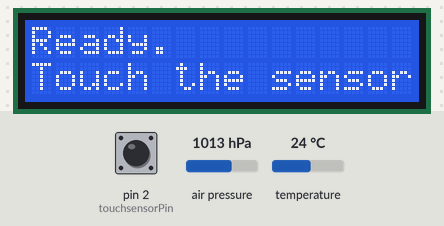
Bench run of a sketch on a simulated Arduino Uno, built with avr-gcc and run on an emulated ATmega328P. Parts: 16×2 character LCD. The inputs (shaded band) are chosen by the test bench; at power-on: pin 2 (touchsensorPin) LOW, temperature 24 °C, air pressure 1013 hPa.

Above: at 0.8 s.
0.9 s: pin 2 (touchsensorPin) driven HIGH
At 1.3 s:
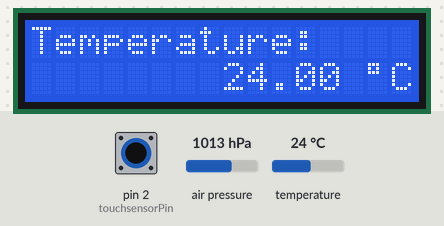
2.4 s: temperature set to 12 °C
At 4.1 s:
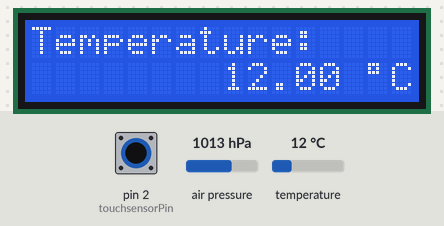
4.5 s: temperature set to 19 °C
At 6.4 s:
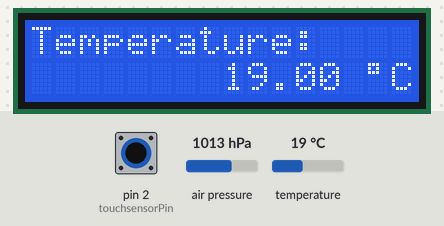
7.5 s: temperature set to 28 °C
At 9.9 s:
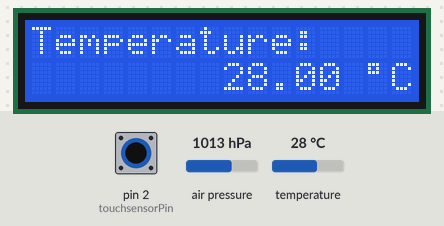
10.5 s: pin 2 (touchsensorPin) pulsed LOW 5 times (0.12 s each, 0.3 s apart)
At 12.4 s:
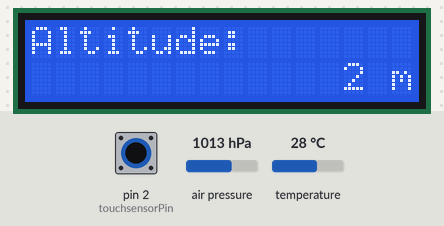
Timing chart, 0 to 13.9 s (numbered marks = the images above; inputs shaded):
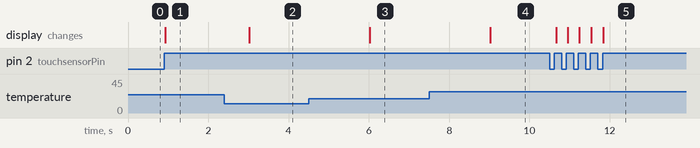

The sketch:

008_lcd_tempsensor.ino
```cpp
#include <Wire.h>
#include <Adafruit_Sensor.h>
#include <Adafruit_BMP280.h>
#include <LiquidCrystal_I2C.h>
#include <TimedAction.h>

// #define BMP280_I2C_ADDRESS  0x76
LiquidCrystal_I2C lcd(0x27, 2, 1, 0, 4, 5, 6, 7, 3, POSITIVE);

Adafruit_BMP280 bmp280;
char data[14]; // the data will be read into this array
const int touchsensorPin = 2;
int touchsensorPrevState = LOW;
int touchsensorState = LOW; // the previous state of the touch sensor

enum State {
    showTemperature,
    showPressure,
    showAltitude
};
State state = showTemperature;

void printTemperature();
void printPressure();
void printAltitude();

TimedAction refreshTemperature = TimedAction(3000, printTemperature);
TimedAction refreshPressure = TimedAction(3000, printPressure);
TimedAction refreshAltitude = TimedAction(3000, printAltitude);

void setup() {
    lcd.begin(16, 2);
    lcd.print("Hello");
    lcd.clear();
    // checks whether the sensor's address is right
    if (!bmp280.begin(0x76)) {
        Serial.println("Could not find a valid BMP280 sensor, check wiring!");
        lcd.print("Rossz cim");
        while (1) { }
    }
    pinMode(touchsensorPin, INPUT);
    // TimedActions don't have to be checked yet
    refreshTemperature.disable();
    refreshPressure.disable();
    refreshAltitude.disable();
    lcd.print("Ready.");
    lcd.setCursor(0, 1);
    lcd.print("Touch the sensor");
    // continues when the sensor is touched
    while (digitalRead(touchsensorPin) != HIGH) { }
}

void loop() {
    touchsensorPrevState = touchsensorState;
    touchsensorState = digitalRead(touchsensorPin);
    // if the touchsensor is touched
    if (touchsensorPrevState == LOW && touchsensorState == HIGH) {
        switch (state) {
            case showTemperature:
                printTemperature();
                state = showPressure;
                refreshAltitude.disable();
                refreshTemperature.enable();
                break;
            case showPressure:
                printPressure();
                state = showAltitude;
                refreshTemperature.disable();
                refreshPressure.enable();
                break;
            case showAltitude:
                printAltitude();
                state = showTemperature;
                refreshPressure.disable();
                refreshAltitude.enable();
                break;
            default: // control should not reach the default branch
                lcd.clear();
                lcd.print("error");
                break;
        }
    }
    refreshTemperature.check();
    refreshPressure.check();
    refreshAltitude.check();
}

void printTemperature() {
    float temperature = bmp280.readTemperature();
    sprintf(data, "%d.%02u %cC\0", (unsigned int) temperature, (unsigned int) (temperature * 100) % 100, 223);
    lcd.clear();
    lcd.print("Temperature:");
    lcd.setCursor(16 - strlen(data), 1);
    lcd.print(data);
}

void printPressure() {
    float pressure = bmp280.readPressure();
    sprintf(data, "%u.%02u hPa\0", (int) (pressure / 100), (int) ((uint32_t) pressure % 100));
    lcd.clear();
    lcd.print("Pressure:");
    lcd.setCursor(16 - strlen(data), 1);
    lcd.print(data);
}

void printAltitude() {
    sprintf(data, "%d m\0", (int) bmp280.readAltitude(/* 1013.25 */));
    lcd.clear();
    lcd.print("Altitude:");
    lcd.setCursor(16 - strlen(data), 1);
    lcd.print(data);
}
```

Measured:
- after the input at 0.9 s, the display: changes at once (image 1)
- after the input at 2.4 s, the display: changes after 0.62 s (image 2)
- after the input at 4.5 s, the display: changes after 1.5 s (image 3)
- after the input at 7.5 s, the display: changes after 1.5 s (image 4)
- after the input at 10.5 s, the display: first changes after 0.17 s (image 5 shows a later state)
